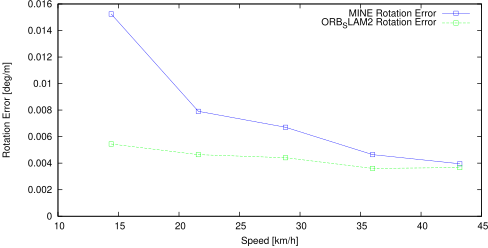

The script that saved this image:
set term postscript eps enhanced color
set output "07_rs.eps"
set size ratio 0.5
set yrange [0:*]
set xlabel "Speed [km/h]"
set ylabel "Rotation Error [deg/m]"
plot "07_rs.txt" using ($1*3.6):($2*57.3) title 'MINE Rotation Error' lc rgb "#0000FF" pt 4 w linespoints,"07_rs.txt" using ($1*3.6):($3*57.3) title 'ORB_SLAM2 Rotation Error' lc rgb "#00FF00" pt 4 w linespoints
